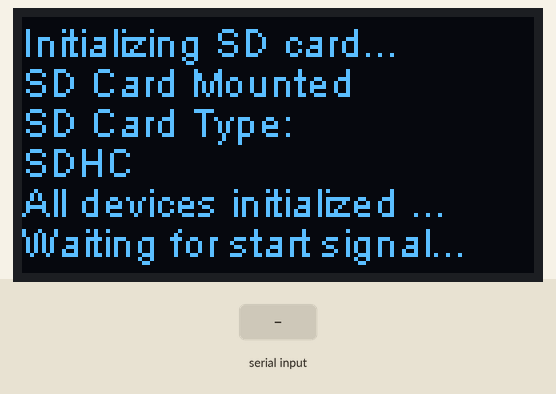
Bench run of a sketch on a simulated ESP32. Parts: 128×64 one-colour display. The test bench sets the inputs (shaded band). WiFi joins after 1.5 s; servers stay silent unless stated; uploads are accepted with an empty reply; storage starts empty; what the sketch prints to the serial monitor is not drawn.

Above: at 3.5 s.
3.6 s: "STOP#" received over the second serial link
At 5.9 s:
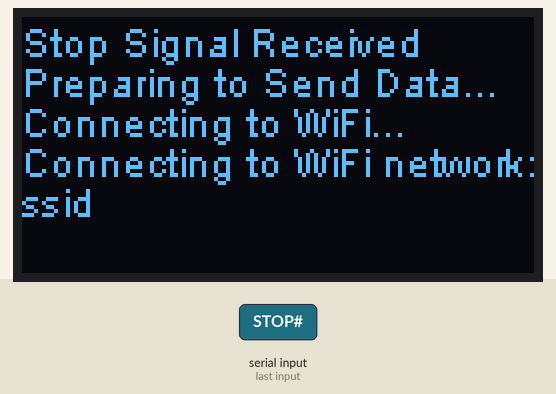
6.6 s: "START#" received over the second serial link
At 8.6 s:
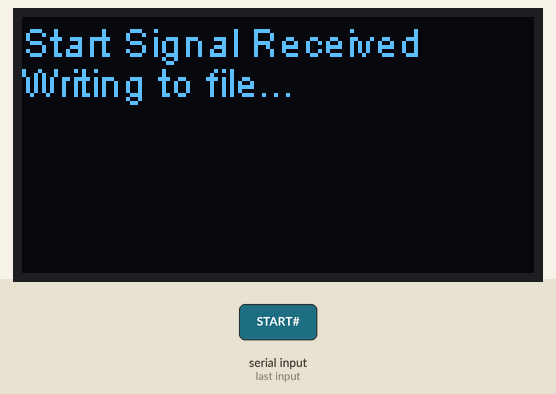
8.9 s: "STOP#" received over the second serial link
At 11.3 s:
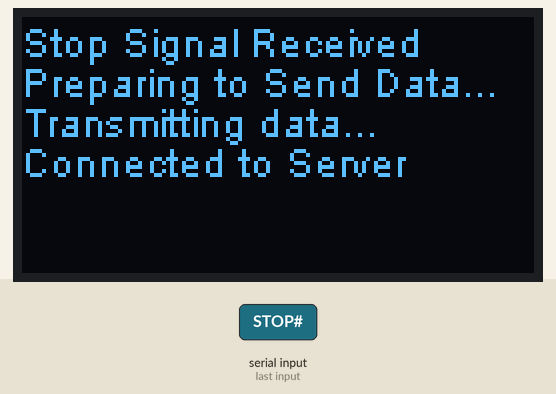
Timing chart, 0 to 12.8 s (numbered marks = the images above; inputs shaded):
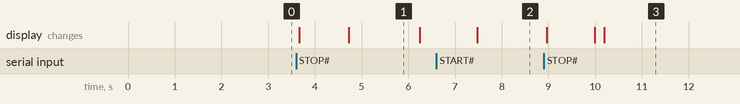

Measured:
- after the input at 3.6 s, the display: first changes after 0.07 s (image 1 shows a later state)
- after the input at 6.6 s, the display: changes after 0.88 s (image 2)
- after the input at 8.9 s, the display: first changes after 0.06 s (image 3 shows a later state)
- what the display in image 1 shows lasts 1.5 s, from 4.7 s to 6.2 s

The sketch:

save_sd_nodemcu.ino
```cpp
#include "FS.h"
#include "SD.h"
#include "SPI.h"
#include "SSD1306Wire.h"
#include <Wire.h>
#include <WiFi.h>

#define RXD2 9
#define TXD2 10
SSD1306Wire display(0x3c, SDA, SCL);

// WiFi network config
const char* networkName = "ssid";
const char* networkPswd = "pswd";

boolean connected = false;
WiFiClient client;
bool stop_flag;
bool send_once;
int Sample;
File myFile;

String filepath;
String fileExt;
String file_key;
int height = 0;


void listDir(fs::FS &fs, const char * dirname, uint8_t levels){
    Serial.printf("Listing directory: %s\n", dirname);

    File root = fs.open(dirname);
    if(!root){
        Serial.println("Failed to open directory");
        return;
    }
    if(!root.isDirectory()){
        Serial.println("Not a directory");
        return;
    }

    File file = root.openNextFile();
    while(file){
        if(file.isDirectory()){
            Serial.print("  DIR : ");
            Serial.println(file.name());
            if(levels){
                listDir(fs, file.name(), levels -1);
            }
        } else {
            Serial.print("  FILE: ");
            Serial.print(file.name());
            Serial.print("  SIZE: ");
            Serial.println(file.size());
        }
        file = root.openNextFile();
    }
}

void writeFile(fs::FS &fs, const char * path, const char * message){
    Serial.printf("Writing file: %s\n", path);

    File file = fs.open(path, FILE_WRITE);
    if(!file){
        Serial.println("Failed to open file for writing");
        return;
    }
    if(file.print(message)){
        Serial.println("File written");
    } else {
        Serial.println("Write failed");
    }
    file.close();
}

void appendFile(fs::FS &fs, const char * path, String message){
    Serial.printf("Appending to file: %s\n", path);

    File file = fs.open(path, FILE_APPEND);
    if(!file){
        Serial.println("Failed to open file for appending");
        return;
    }
    if(file.print(message)){
        Serial.println("Message appended");
    } else {
        Serial.println("Append failed");
    }
    file.close();
}

void renameFile(fs::FS &fs, const char * path1, const char * path2){
    Serial.printf("Renaming file %s to %s\n", path1, path2);
    File f = fs.open(path2);
    if (f){
      f.close();
      deleteFile(SD, path2);
    }
    if (fs.rename(path1, path2)) {
        Serial.println("File renamed");
    } else {
        Serial.println("Rename failed");
    }
}

void deleteFile(fs::FS &fs, const char * path){
    Serial.printf("Deleting file: %s\n", path);
    if(fs.remove(path)){
        Serial.println("File deleted");
    } else {
        Serial.println("Delete failed");
    }
}

void connectToWiFi(const char * ssid, const char * pwd) {
  Serial.println("Connecting to WiFi network: " + String(ssid));
  drawText(0,&height,"Connecting to WiFi network:");
  drawText(0,&height,String(ssid));
  // delete old config
  WiFi.disconnect(true);
  WiFi.onEvent(WiFiEvent);
  // Initialize connection
  WiFi.begin(ssid, pwd);
  int count = 0;
  while(WiFi.status()!=WL_CONNECTED) {
    count++;
    delay(500);
    Serial.print(".");
    if (count == 30){
      Serial.println("");
      Serial.println("Failed to connect to WiFi");
      Serial.println("Retrying connection...");
      drawText(0,&height,"Failed to connect to WiFi");
      drawText(0,&height,"Retrying connection...");
    }
  }
  Serial.println("");
  Serial.println("WiFi connected");
  drawText(0,&height,"WiFi connected");
}

void WiFiEvent(WiFiEvent_t event) {
  switch(event) {
    case SYSTEM_EVENT_STA_GOT_IP:
      // When connected
      Serial.print("WiFi connected! IP address: ");
      Serial.println(WiFi.localIP());
      connected = true;
      break;
    case SYSTEM_EVENT_STA_DISCONNECTED:
      Serial.println("WiFi lost connection");
      connected = false;
      break;
    default: break;
  }
}

void transmit_data(){
    if (WiFi.status() == WL_CONNECTED){
        const int httpPort = 1234; // Port number
        String host = "replace with host_name";
        if(client.connect(host,httpPort)){
            client.setNoDelay(true);
            Serial.println("Connected to Server");
            drawText(0,&height,"Connected to Server");
        } else {
            Serial.println("Not connected");
            drawText(0,&height,"Not connected to Server!");
        }
        String url = "/send_data/";
        String boundary = "WebKitFormBoundary7MA4YWxkTrZu0gW";
        String contentType = "text/plain";
        // post header
        String postHeader = "POST " + url + " HTTP/1.1\r\n";
        postHeader += "Host: " + host + " \r\n";
        postHeader += "Content-Type: multipart/form-data; boundary=----" + boundary + "\r\n";
        String keyHeader = "------" + boundary + "\r\n";
        keyHeader += "Content-Disposition: form-data; name=\"data\"\r\n\r\n";
        String requestHead = "------" + boundary + "\r\n";
        requestHead += "Content-Disposition: form-data; name=\"data\"; filename=\"" + filepath + "\"\r\n";
        requestHead += "Content-Type: " + contentType + "\r\n\r\n";
        String tail = "\r\n------" + boundary + "--\r\n\r\n";
        String mid_tail = "\r\n------" + boundary + "--\r\n";
        String requestHead1 = "Content-Disposition: form-data; name=\"file_id\"\r\n\r\n";
        String data_key = file_key;
        // content length
        myFile = SD.open(filepath);
        int contentLength = keyHeader.length() + requestHead.length() + myFile.size() + mid_tail.length() +
        requestHead1.length() + data_key.length() +tail.length();
        postHeader += "Content-Length: " + String(contentLength, DEC) + "\n\n";
        // send post header
        char charBuf0[postHeader.length() + 1];
        postHeader.toCharArray(charBuf0, postHeader.length() + 1);
        client.write(charBuf0);
        Serial.print("send post header=");
        Serial.println(charBuf0);
        // send key header
        char charBufKey[keyHeader.length() + 1];
        keyHeader.toCharArray(charBufKey, keyHeader.length() + 1);
        client.write(charBufKey);
        Serial.print("send key header=");
        Serial.println(charBufKey);
        // send request buffer
        char charBuf1[requestHead.length() + 1];
        requestHead.toCharArray(charBuf1, requestHead.length() + 1);
        client.write(charBuf1);
        Serial.print("send request buffer=");
        Serial.println(charBuf1);
        // create buffer
        const int bufSize = 2048;
        byte clientBuf[bufSize];
        int clientCount = 0;
        // read myFile until there's nothing else in it:
        while (myFile.available())
        {
        clientBuf[clientCount] = myFile.read();
        clientCount++;
        if (clientCount > (bufSize - 1))
        {
            client.write((const uint8_t *)clientBuf, bufSize);
            clientCount = 0;
        }
        }
        if (clientCount > 0)
        {
        client.write((const uint8_t *)clientBuf, clientCount);
        Serial.println("Sent LAST buffer");
        }
        // send mid tail
        char charBuf3[mid_tail.length() + 1];
        mid_tail.toCharArray(charBuf3, mid_tail.length() + 1);
        client.write(charBuf3);
        Serial.print(charBuf3);
        // Sending the Key

        // send request buffer
        char charBuf4[requestHead1.length() + 1];
        requestHead1.toCharArray(charBuf4, requestHead1.length() + 1);
        client.write(charBuf4);
        Serial.print("send request buffer=");
        Serial.println(charBuf4);

        char charBufx1[data_key.length() + 1];
        data_key.toCharArray(charBufx1, data_key.length() + 1);
        client.write(charBufx1);
        Serial.print("send request buffer=");
        Serial.println(charBufx1);

        Serial.println("Key Send!!!");
        // send tail
        char charBuf5[tail.length() + 1];
        tail.toCharArray(charBuf5, tail.length() + 1);
        client.write(charBuf5);
        Serial.print(charBuf5);
        // End Sending the Key

        Serial.println("end_request");
        while (client.connected())
        {
            while (client.available())
            {
                String line = client.readStringUntil('\r');
                Serial.print(line);
                if (line.indexOf("RECEIVED") > 0)
                {
                    send_once = false;
                    client.stop();
                    drawText(0,&height,"Data Successfully Send");
                }
                if (line.indexOf("ERROR OCCURRED!!!")>0){
                    drawText(0,&height,"Failed Send Data!");
                }
            }
        }
        myFile.close();
        Serial.println("\nclosing connection");
    } else {
        connectToWiFi(networkName, networkPswd);
    }
    Serial.println("Waiting…");       // thingspeak needs minimum 15 sec delay between updates
    delay(10000);
}

void drawText(int x, int *y,String s) {
  display.setFont(ArialMT_Plain_10);
  display.setTextAlignment(TEXT_ALIGN_LEFT);
  display.drawString(x, *y, s);
  display.display();
  *y+=10;
  if (*y > 50){
    *y = 0;
    delay(200);
    display.clear();
  }
}


void setup(){
    Serial.begin(115200);
    Serial2.begin(19200, SERIAL_8N1, RXD2, TXD2);
    // Initialising the UI will init the display too.
    display.init();
    display.flipScreenVertically();
    stop_flag = false;
    send_once = true;
    // SD Card
    Serial.print("Initializing SD card...");
    drawText(0,&height,"Initializing SD card...");
    if(!SD.begin()){
        Serial.println("Card Mount Failed");
        drawText(0,&height,"SD Card Mount Failed");
        return;
    }
    drawText(0,&height,"SD Card Mounted");
    uint8_t cardType = SD.cardType();

    if(cardType == CARD_NONE){
        Serial.println("No SD card attached");
        drawText(0,&height,"No SD card attached");
        return;
    }
    filepath = "/acc_data";
    fileExt = ".txt";
    Serial.print("SD Card Type: ");
    drawText(0,&height,"SD Card Type: ");
    if(cardType == CARD_MMC){
        Serial.println("MMC");
        drawText(0,&height,"MMC");
    } else if(cardType == CARD_SD){
        Serial.println("SDSC");
        drawText(0,&height,"SDSC");
    } else if(cardType == CARD_SDHC){
        Serial.println("SDHC");
        drawText(0,&height,"SDHC");
    } else {
        Serial.println("UNKNOWN");
        drawText(0,&height,"UNKNOWN");
    }

    uint64_t cardSize = SD.cardSize() / (1024 * 1024);
    Serial.printf("SD Card Size: %lluMB\n", cardSize);
    listDir(SD, "/", 2);
    String s_temp = filepath+fileExt;
    writeFile(SD, s_temp.c_str(), "");
    Serial.println("Waiting for start signal...");
    drawText(0,&height,"All devices initialized ...");
    drawText(0,&height,"Waiting for start signal...");
    // WiFi
//    connectToWiFi(networkName, networkPswd);
    delay(2000);
    display.clear();
    height = 0;
    // end WiFi
}

void loop(){
  String str;
  String s_temp = filepath+fileExt;
  while(Serial2.available()>0 && !stop_flag){
    str = Serial2.readStringUntil('#');
    Serial.println(str);
    if (str == "STOP")
    {
        display.clear();
        height = 0;
        drawText(0,&height,"Stop Signal Received");
        drawText(0,&height,"Preparing to Send Data...");
        stop_flag = true;
        file_key = Serial2.readStringUntil('#');
        String temp = s_temp;
        filepath += file_key;
        filepath += fileExt;
        renameFile(SD, temp.c_str(), filepath.c_str());
        if(Serial2.available()){
          Serial2.readString();
        }
        break;
    } else if(str == "START"){
      display.clear();
        height = 0;
        drawText(0,&height,"Start Signal Received");
        drawText(0,&height,"Writing to file...");
        stop_flag = false;
        send_once = true;
        filepath = "/acc_data";
        fileExt = ".txt";
        String s_temp = filepath+fileExt;
        writeFile(SD, s_temp.c_str(), "");
        Serial.println("Writing to file ...");
    }
    else {
      if (str!="\n"){
        if(str!="" && str.indexOf('\n')==-1){
          float val = str.toFloat();
          String str1 = String(val,2);
          if (str.indexOf(",")!=-1){
            str1 += ", ";
          }
          appendFile(SD, s_temp.c_str(), str1);
        }
      } else{
        appendFile(SD, s_temp.c_str(), "\n");
      }
    }
  }
  if (stop_flag && send_once){
    if (connected) {
      drawText(0,&height,"Transmitting data...");
      transmit_data();
    } else {
        drawText(0, &height, "Connecting to WiFi...");
        connectToWiFi(networkName, networkPswd);
    }
    delay(1000);
  }
  while(Serial2.available()>0 && stop_flag){
    str = Serial2.readStringUntil('#');
    Serial.println(str);
    if(str == "START"){
      display.clear();
        height = 0;
        drawText(0,&height,"Start Signal Received");
        drawText(0,&height,"Writing to file...");
        stop_flag = false;
        send_once = true;
        filepath = "/acc_data";
        fileExt = ".txt";
        String s_temp = filepath+fileExt;
        writeFile(SD, s_temp.c_str(), "");
        Serial.println("Writing to file ...");
    }
  }
  delay(50);
}
```
